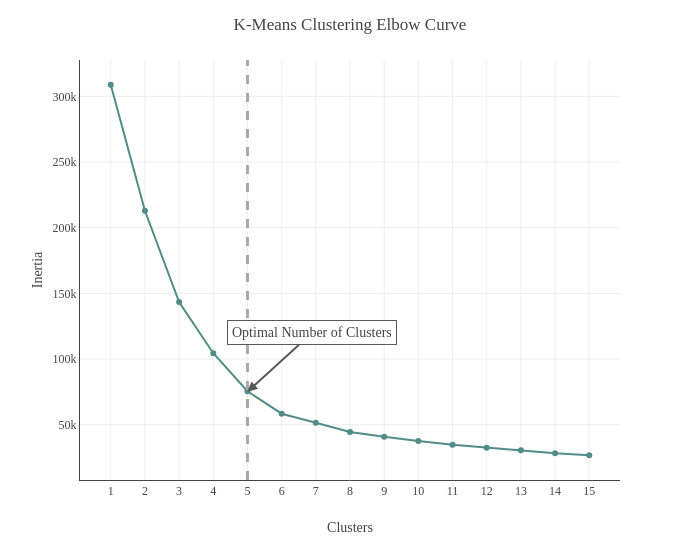

Source (notebook cell):
### Markdown cell above
# <div style="color:white;display:fill;border-radius:5px;background-color:#67A4A4;letter-spacing:0.1px;overflow:hidden"><p style="padding:20px;color:white;overflow:hidden;margin:0;font-size:110%;text-align:center">K-Means Clustering</p></div>
The first clustering technique I will explore is K-Means Clustering. K-Means Clustering is a simple yet powerful clustering method that creates $k$ distinct segments of the data where the variation within the clusters is as small as possible. To find the optimal number of clusters, I will try different values of $k$ and calculate the inertia, or distortion score, for each model. Inertia measures the cluster similarity by computing the total distance between the data points and their closest cluster center. Clusters with similar observations tend to have smaller distances between them and a lower distortion score overall.

### Code cell
# K-Means Clustering
clust_df = cust.copy()
clust_df['Gender'] = [1 if i == "Women" else 0 for i in clust_df.Gender]

k_means = list()
for clust in range(1,16):
    km = KMeans(n_clusters=clust, init='k-means++', random_state=21).fit(clust_df)
    k_means.append(pd.Series({'Clusters': clust, 
                              'Inertia': km.inertia_,
                              'model': km}))

# Plot results
plot_km = (pd.concat(k_means, axis=1).T
           [['Clusters','Inertia']]
           .set_index('Clusters'))

fig = px.line(plot_km, x=plot_km.index, y='Inertia', markers=True)
fig.add_vline(x=5, line_width=3, line_dash="dash", line_color="darkgrey")
fig.add_annotation(
    xref="x domain",
    yref="y",
    x=.31,
    y=75e3,
    text="Optimal Number of Clusters",
    axref="x domain",
    ayref="y",
    ax=.43,
    ay=12e4,
    arrowhead=2, 
    bordercolor="#585858",
    borderpad=4, 
    bgcolor='white',
    font=dict(size=14)
)
fig.update_traces(line_color='#518C89')
fig.update_layout(template=temp, title="K-Means Clustering Elbow Curve", 
                  xaxis=dict(tickmode = 'linear', showline=True), yaxis=dict(showline=True), width=700)
fig.show()

### Figure 1 — Plotly figure (JSON) as saved in the notebook; plotly's stock layout.template omitted (floating-point values rounded to 4 significant figures)
{"data": [{"hovertemplate": "Clusters=%{x}<br>Inertia=%{y}<extra></extra>", "legendgroup": "", "line": {"color": "#518C89", "dash": "solid"}, "marker": {"symbol": "circle"}, "mode": "lines+markers", "name": "", "orientation": "h", "showlegend": false, "type": "scatter", "x": [1, 2, 3, 4, 5, 6, 7, 8, 9, 10, 11, 12, 13, 14, 15], "xaxis": "x", "y": [308900.0, 212900.0, 143400.0, 104400.0, 75420.0, 58350.0, 51490.0, 44390.0, 40850.0, 37480.0, 34780.0, 32510.0, 30550.0, 28280.0, 26710.0], "yaxis": "y"}], "layout": {"annotations": [{"arrowhead": 2, "ax": 0.43, "axref": "x domain", "ay": 120000.0, "ayref": "y", "bgcolor": "white", "bordercolor": "#585858", "borderpad": 4, "font": {"size": 14}, "text": "Optimal Number of Clusters", "x": 0.31, "xref": "x domain", "y": 75000.0, "yref": "y"}], "legend": {"tracegroupgap": 0}, "margin": {"t": 60}, "shapes": [{"line": {"color": "darkgrey", "dash": "dash", "width": 3}, "type": "line", "x0": 5, "x1": 5, "xref": "x", "y0": 0, "y1": 1, "yref": "y domain"}], "title": {"text": "K-Means Clustering Elbow Curve"}, "width": 700, "xaxis": {"anchor": "y", "domain": [0.0, 1.0], "showline": true, "tickmode": "linear", "title": {"text": "Clusters"}}, "yaxis": {"anchor": "x", "domain": [0.0, 1.0], "showline": true, "title": {"text": "Inertia"}}}}
